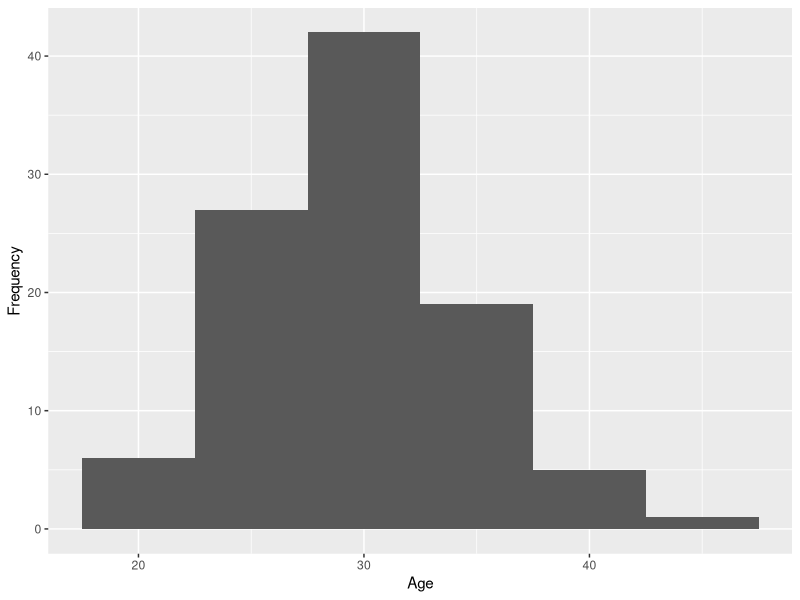
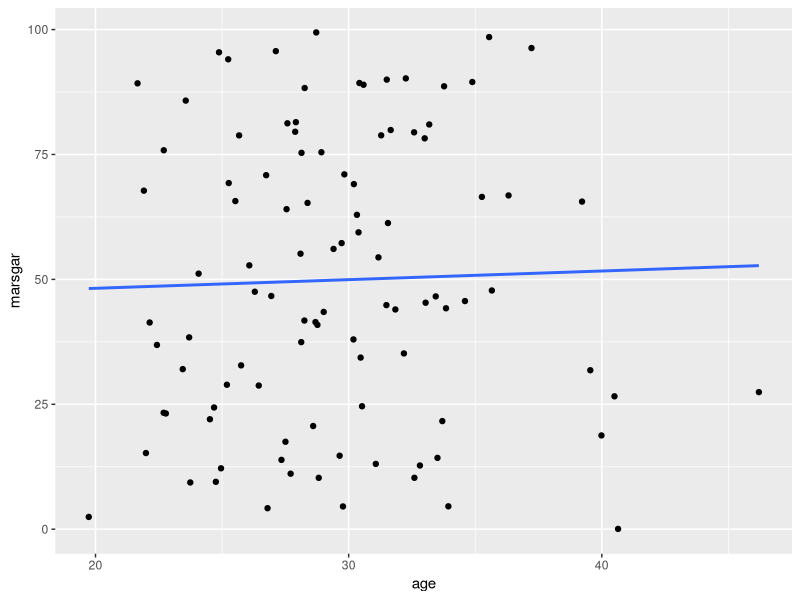
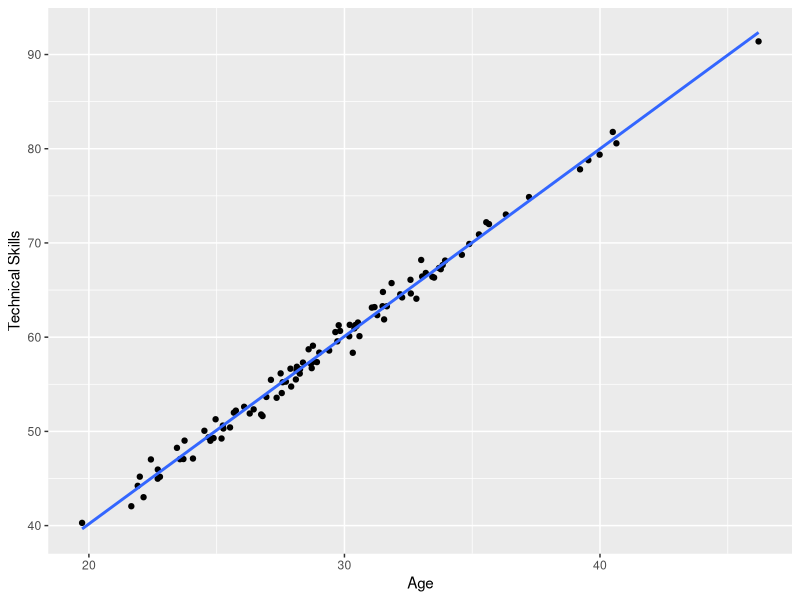
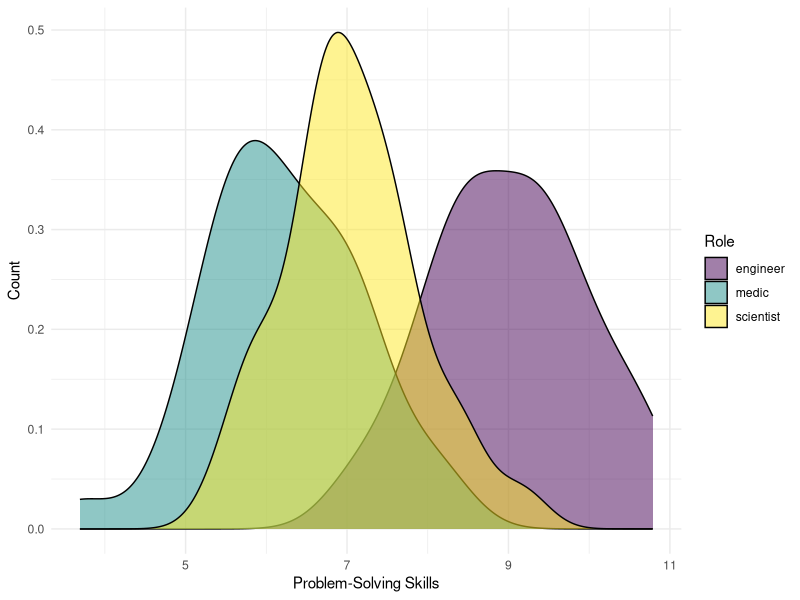
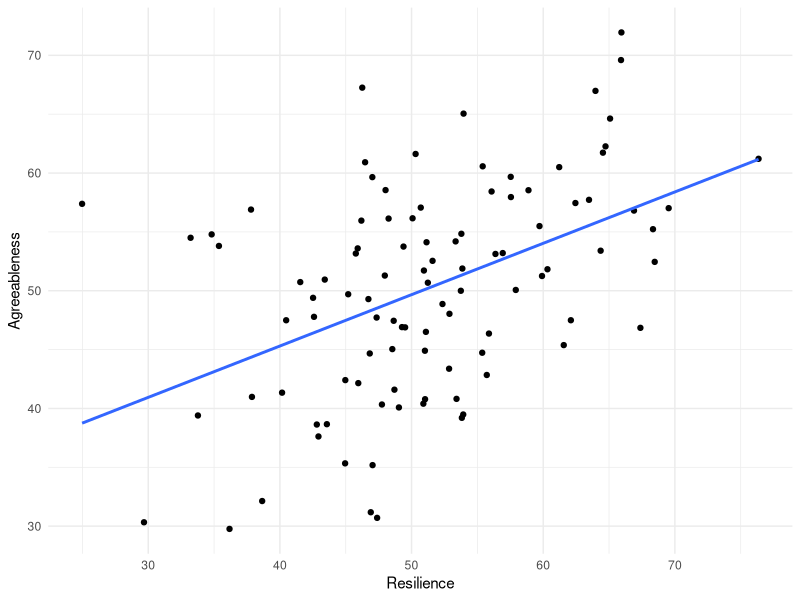

Recreate these plots in R, in order.
## ---- chunk 1
library(tidyverse) 
library(ggplot2)
library(MASS)
## ---- chunk 2
set.seed(123)
age <- rnorm(100, mean = 30, sd = 5)
## ---- chunk 3
df_colonists <- data.frame(
  id = 1:100,
  age = rnorm(100, mean = 30, sd = 5)
)
## ---- chunk 4
df_colonists %>%
  ggplot(aes(x = age)) +
  geom_histogram(binwidth=5) +
  labs(x = 'Age', 
       y = 'Frequency') 
## ---- chunk 5
df_colonists$role <- rep(c("engineer", "scientist", "medic"),
                         times = c(33, 33, 33),
                         length.out = 100
                         )
## ---- chunk 6
set.seed(123)

df_colonists$marsgar <- runif(n = 100, min = 0, max = 100)
## ---- chunk 7
df_colonists %>%
  ggplot(aes(x = age, y = marsgar)) +
  geom_point() +
  geom_smooth(method = "lm", se = FALSE)
## ---- chunk 8
set.seed(123)

df_colonists$technical_skills <- 2 * df_colonists$age + rnorm(100, mean = 0, sd = 1)
## ---- chunk 9
df_colonists %>%
  ggplot(aes(x = age, y = technical_skills)) +
  geom_point() +
  geom_smooth(method = "lm", se = FALSE) + 
  labs(x = 'Age',
       y = 'Technical Skills')
## ---- chunk 10
set.seed(123)

df_colonists$problem_solving[df_colonists$role == "engineer"] <- rnorm(sum(df_colonists$role == "engineer"), mean = 9, sd = 1)
df_colonists$problem_solving[df_colonists$role == "scientist"] <- rnorm(sum(df_colonists$role == "scientist"), mean = 7, sd = 1)
df_colonists$problem_solving[df_colonists$role == "medic"] <- rnorm(sum(df_colonists$role == "medic"), mean = 6, sd = 1)
## ---- chunk 11
df_colonists %>%
  ggplot(aes(x = problem_solving, fill = role)) +
  geom_density(alpha = .5) + 
  labs(x = 'Problem-Solving Skills',
       y = 'Count',
       fill = 'Role') +
  scale_fill_viridis_d() +
  theme_minimal()
## ---- chunk 12
set.seed(123)

mean_traits <- c(50, 50)
cov_matrix <- matrix(c(100, 50, 50, 100), ncol = 2)

traits_data <- mvrnorm(n = 100, mu = mean_traits, Sigma = cov_matrix, empirical = FALSE)

colnames(traits_data) <- c("Resilience", "Agreeableness")

traits_dataframe <- as.data.frame(traits_data)

traits_dataframe %>%
  ggplot(aes(x = Resilience, y = Agreeableness)) +
  geom_point() +
  geom_smooth(method = "lm", se = FALSE) +
  labs(x = "Resilience", y = "Agreeableness") +
  theme_minimal()

df_colonists <- cbind(df_colonists, traits_dataframe)
## ---- chunk 13
seed <- 123
set.seed(seed)

library(MASS)
library(Matrix)
library(tidyverse)
library(conflicted)
conflicts_prefer(dplyr::select())

n_colonists <- 100

var_names <- c("EX", "ES", "AG", "CO", "OP")

mean_traits <- c(-.5, .5, .25, .5, 0) 
sd_traits <- c(1, .9, 1, 1, 1) 


cor_matrix_bigfive <- matrix(
  c(
1.0000, 0.2599, 0.1972, 0.1860, 0.2949,
0.2599, 1.0000, 0.1576, 0.2306, 0.0720,
0.1972, 0.1576, 1.0000, 0.2866, 0.1951,
0.1860, 0.2306, 0.2866, 1.0000, 0.1574,
0.2949, 0.0720, 0.1951, 0.1574, 1.0000
  ),
  nrow = 5, ncol = 5, byrow = TRUE,
  dimnames = list(
c("EX", "ES", "AG", "CO", "OP"),
c("EX", "ES", "AG", "CO", "OP")
  )
)

cov_matrix_bigfive <- cor_matrix_bigfive * (sd_traits %*% t(sd_traits))


bigfive_data <- mvrnorm(n = 100, mu = mean_traits, Sigma = cov_matrix_bigfive)

bigfive_data <- cbind.data.frame(
  colonist_id = 1:n_colonists,
  seed = seed, 
  bigfive_data
) 
## ---- chunk 14
mean(bigfive_data$EX)
sd(bigfive_data$EX)

mean(bigfive_data$ES)
sd(bigfive_data$ES)

mean(bigfive_data$AG)
sd(bigfive_data$AG)

mean(bigfive_data$CO)
sd(bigfive_data$CO)

mean(bigfive_data$OP)
sd(bigfive_data$OP)
## ---- chunk 15
library(dplyr)
conflicts_prefer(dplyr::select())
set.seed(123)
num_simulations <- 100

all_simulations <- data.frame()

for (i in 1:num_simulations) {
  simulated_data <- mvrnorm(n = 100, mu = mean_traits, Sigma = cov_matrix_bigfive) 
  
  simulated_data <- cbind.data.frame(
colonist_id = 1:n_colonists, 
rep = i,
simulated_data
  ) 

  all_simulations <- rbind(all_simulations, simulated_data)
}

summary_stats <- all_simulations %>%
  group_by(rep) %>%
  select(EX, rep) %>%
  summarize(across(everything(), list(mean = mean, sd = sd)))

summary_stats

summary_stats_cor <- simulated_data %>%
  group_by(rep) %>%
  select(rep, EX, OP) %>%
  cor() 

summary_stats_cor
